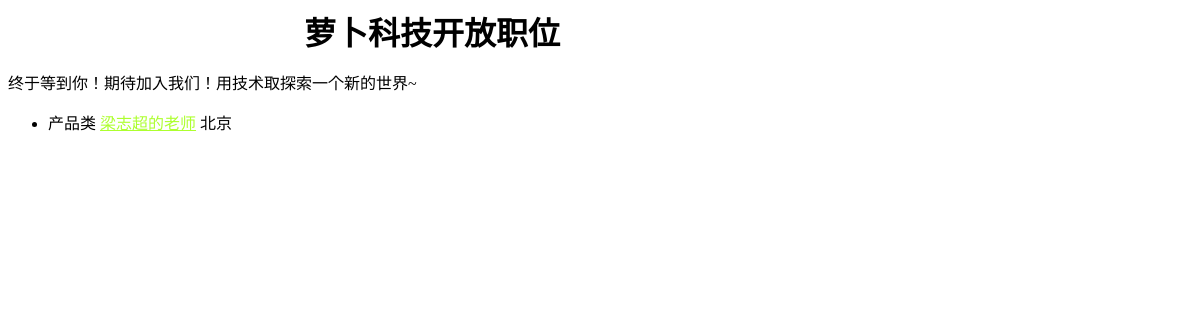
/joblist/, run on an earlier commit of the app's database.
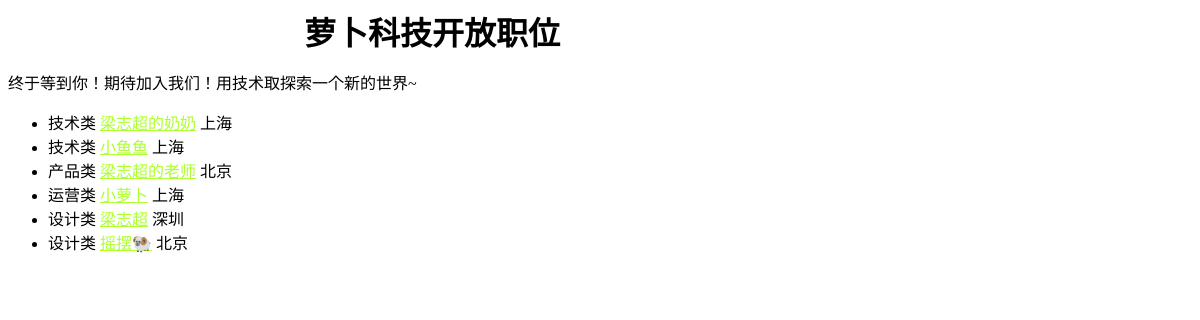
And on a later commit of the database.
### jobs/models.py (models this page shows)
class Job(models.Model):
    job_type = models.SmallIntegerField(blank=False, choices=JobTypes, verbose_name='职位类别')
    job_name = models.CharField(max_length=250, blank=False, verbose_name='职位名称')
    job_city = models.SmallIntegerField(choices=Cities, blank=False, verbose_name='工作地点')
    job_duty = models.TextField(max_length=1024, verbose_name="职位职责")
    job_requirements = models.TextField(max_length=1024, blank=False, verbose_name='职位要求')
    creator = models.ForeignKey(User, verbose_name='发布人',null=True, on_delete=models.SET_NULL)
    created_date = models.DateTimeField(verbose_name='创建日期',default=datetime.now)
    modified_date = models.DateTimeField(verbose_name='最后修改时间',default=datetime.now)

### jobs/views.py (the view)
# urls.py: url(r"^joblist/", views.joblist, name='joblist') # 使用正则来匹配url路径 以joblist开头的 就跳转
def joblist(request):
    job_list = Job.objects.order_by('job_type')  # 直接从数据库取数据 这是django models的语法
    template = loader.get_template('joblist.html')  # 加载模板
    context = {'job_list': job_list}
    for job in job_list:
        job.city_name = Cities[job.job_city][1]  # 取出对应城市的信息
        job.type_name = JobTypes[job.job_type][1] # 去除对应工作信息
    return HttpResponse(template.render(context))  # 用模板的render方法把上下文展现出来

### jobs/templates/joblist.html
{% extends 'base.html' %}
{% block content %}
    终于等到你！期待加入我们！用技术取探索一个新的世界~
    {% if job_list %}
        <ul>
            {% for job in job_list %}
                <li>{{ job.type_name }} <a href="/job/{{ job.id }}/"
                                           style="color: greenyellow">{{ job.job_name }}</a> {{ job.city_name }}</li>
            {% endfor %}
        </ul>
    {% else %}
        <p>No jobs are availbale.</p>
    {% endif %}
{% endblock %}

### jobs/templates/base.html (shortened to what this page needs)
<h1 style="margin:auto;width: 50%;">萝卜科技开放职位</h1>
{% block content %}
{% endblock %}

What changed in the data, as far as the page shows it:
added Job: type_name "技术类", job_name "梁志超的奶奶", city_name "上海"
added Job: type_name "技术类", job_name "小鱼鱼", city_name "上海"
added Job: type_name "运营类", job_name "小萝卜", city_name "上海"
added Job: type_name "设计类", job_name "梁志超", city_name "深圳"
added Job: type_name "设计类", job_name "摇摆🐏", city_name "北京"
